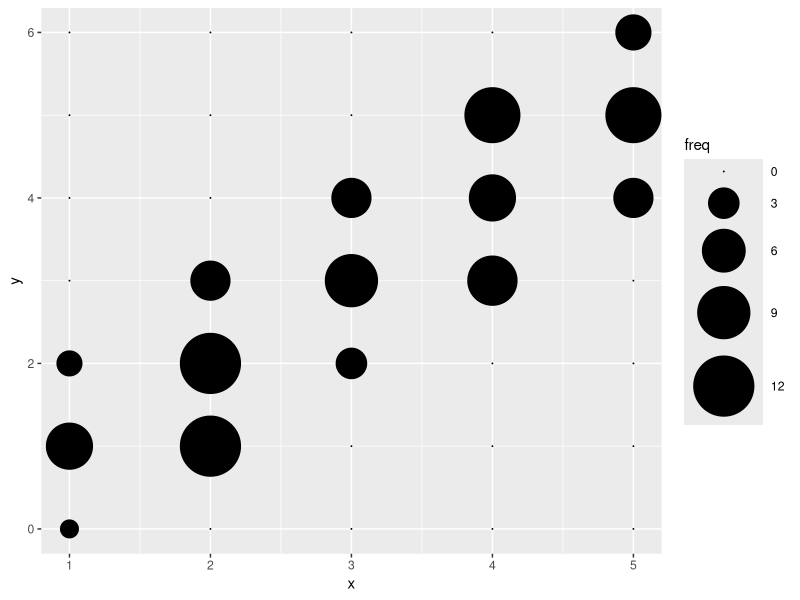

R code for this plot:
# Plot a bubble plot for discrete ordinal variables 
#   (e.g., Likert scale responses).
# Usual plots for categorical variables (e.g., mosaic plot) are not suitable
#   for likert scales in which the data are usually treated as 
#   discrete numbers, rather than just different categories.

# Generate random data for illustration
set.seed(14897)
x <- round(runif(100,1,5))
y <- round(runif(100,-1,1)) + x
xy.data <- data.frame(x,y)

library(ggplot2)

# Compute the frequencies for all combinations of x and y
x.values <- sort(unique(xy.data$x))
y.values <- sort(unique(xy.data$y))
xbyy <- expand.grid(x.values,y.values)
xbyy.freq <- as.numeric(xtabs(~x+y, data=xy.data))

# Generate the bubble plot based on the frequencies
xy.bubble <- ggplot(data.frame(x=xbyy[,1],y=xbyy[,2], freq=xbyy.freq),aes(x,y))
xy.bubble + geom_point(aes(size=freq)) + scale_size_area(max_size=20)
# max_size is used to set the maximum size of the bubbles.
